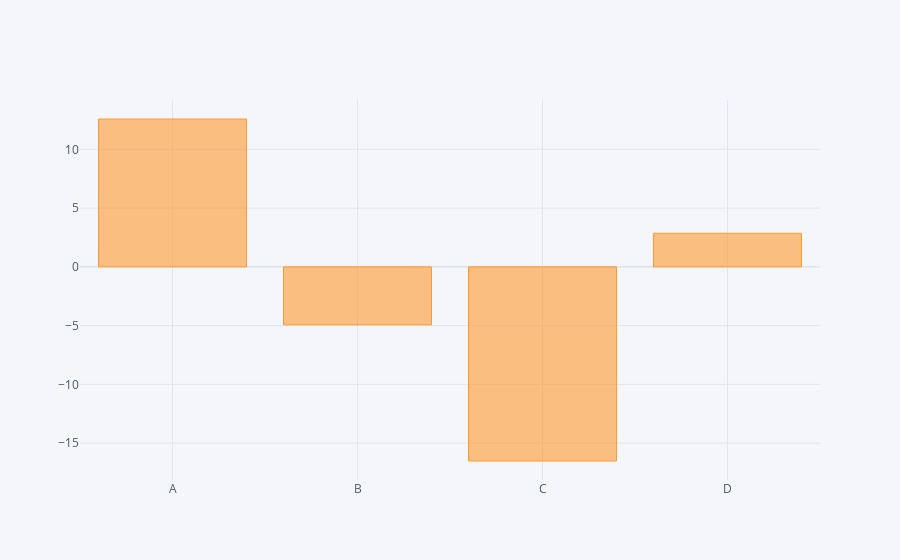

The cell this chart's notebook holds for it:
### Code cell
# PLOTLY - BARPLOT
# Do an aggregate of sum on each column
df.sum().iplot(kind='bar')

### Figure 1 — Plotly figure (JSON) as saved in the notebook; plotly's stock layout.template omitted (floating-point values rounded to 4 significant figures)
{"data": [{"marker": {"color": "rgba(255, 153, 51, 0.6)", "line": {"color": "rgba(255, 153, 51, 1.0)", "width": 1}}, "name": "None", "orientation": "v", "text": "", "type": "bar", "x": ["A", "B", "C", "D"], "y": [12.58, -4.932, -16.52, 2.857]}], "layout": {"legend": {"bgcolor": "#F5F6F9", "font": {"color": "#4D5663"}}, "paper_bgcolor": "#F5F6F9", "plot_bgcolor": "#F5F6F9", "title": {"font": {"color": "#4D5663"}}, "xaxis": {"gridcolor": "#E1E5ED", "showgrid": true, "tickfont": {"color": "#4D5663"}, "title": {"font": {"color": "#4D5663"}, "text": ""}, "zerolinecolor": "#E1E5ED"}, "yaxis": {"gridcolor": "#E1E5ED", "showgrid": true, "tickfont": {"color": "#4D5663"}, "title": {"font": {"color": "#4D5663"}, "text": ""}, "zerolinecolor": "#E1E5ED"}}}
